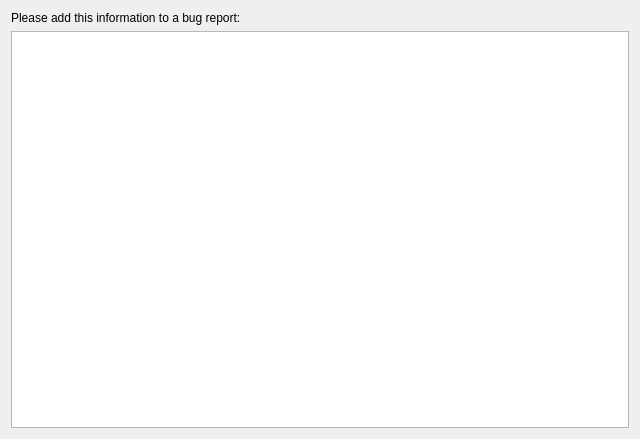
<?xml version="1.0" encoding="UTF-8"?>
<ui version="4.0">
 <class>WdgBugInfo</class>
 <widget class="QWidget" name="WdgBugInfo">
  <property name="geometry">
   <rect>
    <x>0</x>
    <y>0</y>
    <width>640</width>
    <height>439</height>
   </rect>
  </property>
  <layout class="QGridLayout" name="gridLayout">
   <item row="0" column="0">
    <widget class="QLabel" name="label">
     <property name="text">
      <string>Please add this information to a bug report:</string>
     </property>
    </widget>
   </item>
   <item row="1" column="0">
    <widget class="QTextBrowser" name="txtBugInfo">
     <property name="lineWrapMode">
      <enum>QTextEdit::NoWrap</enum>
     </property>
    </widget>
   </item>
  </layout>
 </widget>
 <resources/>
 <connections/>
</ui>
